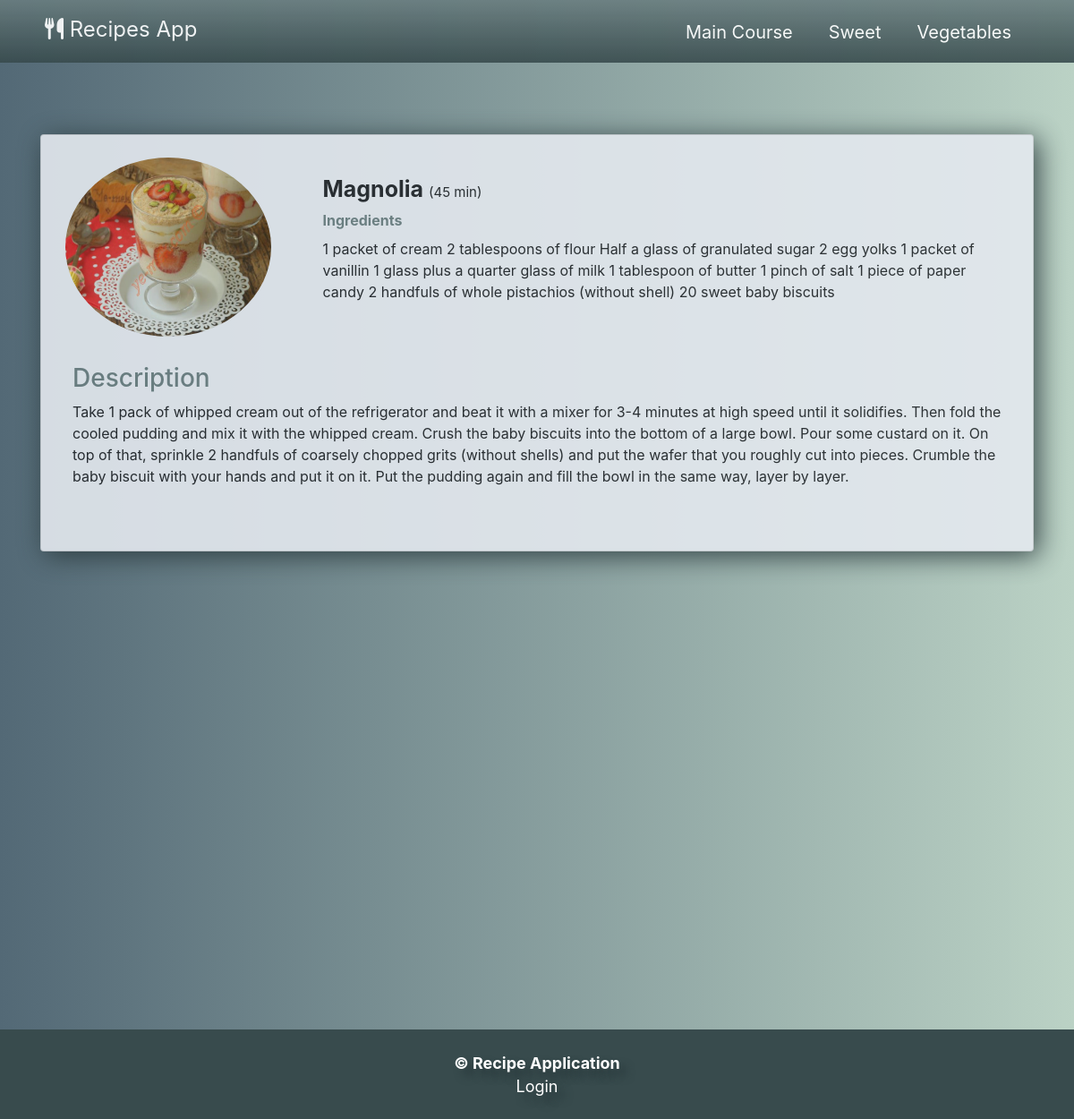
Screenshot of /sweet/1 with the database file from the repository.
### recipeapp/models.py (models this page shows, shortened)
class sweetdb(models.Model):
    title = models.CharField(max_length=30)
    image = models.CharField(max_length=30)
    description = models.TextField(max_length=850)
    category = models.CharField(max_length=25)
    time = models.CharField(max_length=20)
    descriptiondetail = models.TextField(max_length=1300)
    ingredient = models.TextField(max_length=450)

### recipeapp/views.py (the view)
# urls.py: path('sweet/<int:id>', views.sweet_detail, name="sweet_detail"),
def sweet_detail(request, id):
    post = sweetdb.objects.get(id=id)
    return render(request, 'partials/sweet/sweet-detail.html', {
        "post": post
    })

### templates/partials/sweet/sweet-detail.html (shortened to what this page needs)
{% extends 'base.html' %}
{% load static %}
{% block link %}
    <link rel="stylesheet" href="{% static 'css/posts.css' %}">
{% endblock %}
{% block navbar %} {% include 'partials/navbar.html' %} {% endblock %}
{% block main %}
    <div class="container">
    <div class="card mb-3 post card-details">
    <div class="row">
        <div class="col-md-3 text-center">
          <img src="{% static "images/sweet/"|add:post.image %}" alt="" class="img-fluid">
        </div>
        <div class="col-md-9">
            <div class="card-body">
               <h5 class="card-title-details">{{ post.title }} <span class="time">({{ post.time }})</span></h5>
                <span class="ingredients-title">Ingredients</span>
                <p class="ingredients pt-2">
                    {{ post.ingredient }}
                </p>
            </div>
        </div>
        <div class="content card-body">
            <span class="ingredients-title"><h3>Description</h3></span>
            <p class="mt-1">{{ post.descriptiondetail }}</p>
        </div>
    </div>
</div>
</div>
{% endblock %}

### static/css/base.css (style rules this page uses)
* { padding: 0; margin: 0; box-sizing: border-box; }
.row { display: flex; justify-content: space-between; padding: 20px; margin: 5px; }

### static/css/posts.css (style rules this page uses)
.container .card { opacity: 0.9; }
.time { font-weight: lighter; font-size: 15px; }
.post { margin-top: 150px; }
.post img { border-radius: 50%; }
.content { padding: 30px; }
.ingredients-title { font-weight: bold; color: #6a7e80; }
.card-title-details { font-weight: bold; font-size: 25px; }
.card-details { box-shadow: 5px 5px 30px #28383b; background: #e4e9ef; }
.card img { height: 200px; width: 230px; }

### rows the page displays
sweetdb: image (picture), title "Magnolia", time "45 min", ingredient "1 packet of cream 2 tablespoons of flour Half a glass of granulated sugar 2 egg yolks 1 packet of vanillin 1 glass plus a quarter glass of milk 1 tablespoon of butter 1 pinch of salt 1 piece of paper candy 2 handfuls of whole pistachios (without shell) 20 sweet baby biscuits", descriptiondetail "Take 1 pack of whipped cream out of the refrigerator and beat it with a mixer for 3-4 minutes at high speed until it solidifies. Then fold the cooled pudding and mix it with the whipped cream. Crush the baby biscuits into the bottom of a large bowl. Pour some custard on it. On top of that, sprinkle 2 handfuls of coarsely chopped grits (without shells) and put the wafer that you roughly cut into pieces. Crumble the baby biscuit with your hands and put it on it. Put the pudding again and fill the bowl in the same way, layer by layer."
